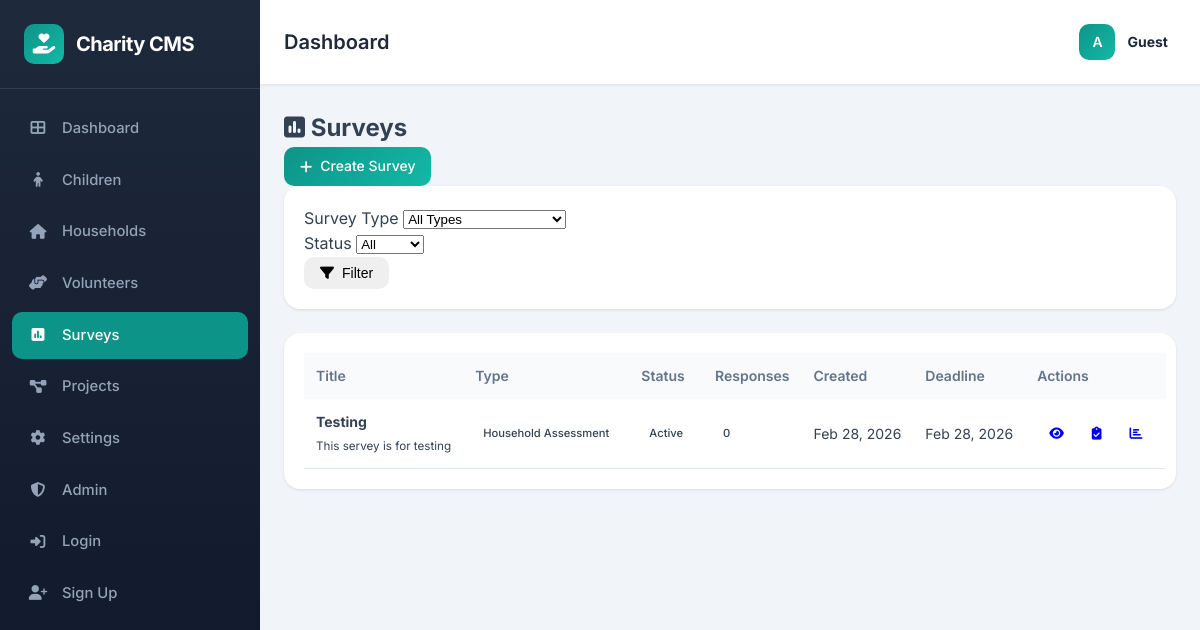
Screenshot of /surveys/ with the database file from the repository.
### children/models.py (models this page shows, shortened)
class Survey(models.Model):
    SURVEY_TYPES = [
        ('household', 'Household Assessment'),
        ('child', 'Child Assessment'),
        ('feedback', 'Feedback Survey'),
        ('evaluation', 'Program Evaluation'),
        ('other', 'Other'),
    ]
    title = models.CharField(max_length=255)
    description = models.TextField(blank=True)
    survey_type = models.CharField(max_length=20, choices=SURVEY_TYPES, default='other')
    is_active = models.BooleanField(default=True)
    created_by = models.ForeignKey(
        'auth.User',
        on_delete=models.SET_NULL,
        null=True,
        related_name='created_surveys'
    )
    created_at = models.DateTimeField(auto_now_add=True)
    updated_at = models.DateTimeField(auto_now=True)
    deadline = models.DateField(null=True, blank=True)
    class Meta:
        ordering = ['-created_at']
        verbose_name = 'Survey'
        verbose_name_plural = 'Surveys'

### children/views_html.py (the view)
def surveys_list(request):
    survey_type = request.GET.get('type')
    status_filter = request.GET.get('status')
    surveys = Survey.objects.all().order_by('-created_at')
    if survey_type:
        surveys = surveys.filter(survey_type=survey_type)
    if status_filter == 'active':
        surveys = surveys.filter(is_active=True)
    elif status_filter == 'inactive':
        surveys = surveys.filter(is_active=False)
    for survey in surveys:
        survey.response_count = survey.responses.count()
    context = {
        'surveys': surveys,
        'survey_type': survey_type,
        'status_filter': status_filter,
    }
    return render(request, 'children/surveys.html', context)

### templates/children/surveys.html (shortened to what this page needs)
{% extends 'base.html' %}
{% block content %}
<div class="container-fluid">
    <div class="d-flex justify-content-between align-items-center mb-4">
        <h2><i class="fas fa-poll"></i> Surveys</h2>
        <a href="{% url 'survey-create' %}" class="btn btn-primary">
            <i class="fas fa-plus"></i> Create Survey
        </a>
    </div>
    <div class="card mb-4">
        <div class="card-body">
            <form method="get" class="row g-3">
                <div class="col-md-4">
                    <label class="form-label">Survey Type</label>
                    <select name="type" class="form-select">
                        <option value="">All Types</option>
                    </select>
                </div>
                <div class="col-md-4">
                    <label class="form-label">Status</label>
                    <select name="status" class="form-select">
                        <option value="">All</option>
                    </select>
                </div>
                <div class="col-md-4 d-flex align-items-end">
                    <button type="submit" class="btn btn-secondary w-100">
                        <i class="fas fa-filter"></i> Filter
                    </button>
                </div>
            </form>
        </div>
    </div>
    <div class="card">
        <div class="card-body">
            {% if surveys %}
            <div class="table-responsive">
                <table class="table table-hover">
                    <thead>
                        <tr>
                            <th>Title</th>
                            <th>Type</th>
                            <th>Status</th>
                            <th>Responses</th>
                            <th>Created</th>
                            <th>Deadline</th>
                            <th>Actions</th>
                        </tr>
                    </thead>
                    <tbody>
                        {% for survey in surveys %}
                        <tr>
                            <td>
                                <strong>{{ survey.title }}</strong>
                                {% if survey.description %}
                                <br><small class="text-muted">{{ survey.description|truncatewords:15 }}</small>
                                {% endif %}
                            </td>
                            <td>
                                <span class="badge bg-info">
                                    {{ survey.get_survey_type_display }}
                                </span>
                            </td>
                            <td>
                                {% if survey.is_active %}
                                <span class="badge bg-success">Active</span>
                                {% else %}
                                <span class="badge bg-secondary">Inactive</span>
                                {% endif %}
                            </td>
                            <td>
                                <span class="badge bg-primary">{{ survey.response_count }}</span>
                            </td>
                            <td>{{ survey.created_at|date:"M d, Y" }}</td>
                            <td>
                                {% if survey.deadline %}
                                {{ survey.deadline|date:"M d, Y" }}
                                {% else %}
                                <span class="text-muted">No deadline</span>
                                {% endif %}
                            </td>
                            <td>
                                <div class="btn-group" role="group">
                                    <a href="{% url 'survey-detail' survey.id %}" class="btn btn-sm btn-info" title="View">
                                        <i class="fas fa-eye"></i>
                                    </a>
                                    <a href="{% url 'survey-take' survey.id %}" class="btn btn-sm btn-success" title="Take Survey">
                                        <i class="fas fa-clipboard-check"></i>
                                    </a>
                                    <a href="{% url 'survey-results' survey.id %}" class="btn btn-sm btn-warning" title="View Results">
                                        <i class="fas fa-chart-bar"></i>
                                    </a>
                                </div>
                            </td>
                        </tr>
                        {% endfor %}
                    </tbody>
                </table>
            </div>
            {% endif %}
        </div>
    </div>
</div>
{% endblock %}

### templates/base.html (style rules this page uses)
:root { --primary: #0d9488; --primary-dark: #0f766e; --primary-light: #14b8a6; --secondary: #64748b; --success: #10b981; --warning: #f59e0b; --danger: #ef4444; --dark: #1e293b; --light: #f8fafc; --border: #e2e8f0; --sidebar-width: 260px; }
* { margin: 0; padding: 0; box-sizing: border-box; }
body { font-family: 'Inter', -apple-system, BlinkMacSystemFont, sans-serif; background: #f1f5f9; color: #334155; line-height: 1.6; }
.card { background: white; border-radius: 16px; box-shadow: 0 1px 3px rgba(0,0,0,0.1); overflow: hidden; margin-bottom: 1.5rem; }
.card-body { padding: 1.25rem; }
.btn { display: inline-flex; align-items: center; gap: 0.5rem; padding: 0.5rem 1rem; border-radius: 10px; font-weight: 500; font-size: 0.875rem; text-decoration: none; border: none; cursor: pointer; transition: all 0.3s ease; white-space: nowrap; }
.btn-primary { background: linear-gradient(135deg, #0d9488, #14b8a6); color: white; }
.btn-sm { padding: 0.375rem 0.75rem; font-size: 0.8125rem; }
table { width: 100%; border-collapse: collapse; min-width: 600px; }
th, td { padding: 0.75rem; text-align: left; font-size: 0.875rem; }
th { font-weight: 600; color: var(--secondary); background: var(--light); white-space: nowrap; }
td { border-bottom: 1px solid var(--border); white-space: nowrap; }
.badge { display: inline-flex; padding: 0.25rem 0.5rem; border-radius: 20px; font-size: 0.7rem; font-weight: 500; white-space: nowrap; }

### rows the page displays
Survey: title "Testing", description "This servey is for testing", survey_type "Household Assessment", is_active "Active", response_count "0", created_at "Feb 28, 2026", deadline "Feb 28, 2026"
